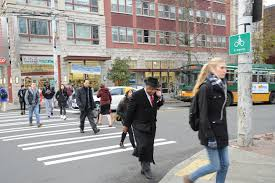
#> input picture home/pi/Delhi Metro Analytics/Transmitter/download.jpeg, 275 x 183 px, found by its file name
$ python color_detection.py   (Python 2 division)
#> lines starting #> are read from the running program, lines starting #| are printed output that depends on the picture; after the words box and inside, x2 and y2 are one past the last pixel; in counts of white or black regions, pixels touching at a corner belong together
import numpy as np
import cv2

image_input = cv2.imread("download.jpeg")
#> image_input is the input picture: shape (183, 275, 3); mean B, G, R 144, 147.3, 150.3
image_height, image_width, image_depth = image_input.shape
#> image_height = 183; image_width = 275; image_depth = 3
content_total = image_height*image_width
#> content_total = 50325

print"TOTAL PIXELS:"
print content_total
#| 50325

cv2.imshow("Input Image", image_input)

print " RGB PIXELS RESPECTIELY:"

#RED MASKING

mask_red = cv2.inRange(image_input, np.array([0,0,10]), np.array([80,80,255]))
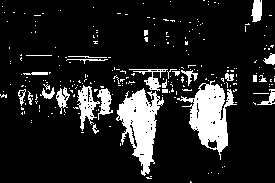
#> mask_red: shape (183, 275); 13.7% white; 239 white regions (214 under 20 px), largest, box (x1, y1, x2, y2) and area: (116, 88, 164, 176) 2026, (177, 80, 237, 160) 2006, (73, 85, 100, 131) 457
content_red = cv2.countNonZero(mask_red)
#> content_red = 6875

print(content_red)
#| 6875

#cv2.imshow("red masked image", mask_red)
#cv2.waitKey(0)


#GREEN MASKING

mask_green = cv2.inRange(image_input, np.array([0,10,0]), np.array([80,255,80]))
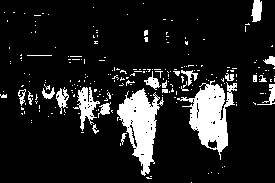
#> mask_green: shape (183, 275); 12.7% white; 225 white regions (201 under 20 px), largest, box (x1, y1, x2, y2) and area: (177, 80, 237, 160) 2043, (117, 88, 164, 176) 1940, (73, 87, 100, 131) 455
content_green = cv2.countNonZero(mask_green)
#> content_green = 6398

print(content_green)
#| 6398

#cv2.imshow("green masked image", mask_green)
#cv2.waitKey(0)


#BLUE MASKING

mask_blue = cv2.inRange(image_input, np.array([10,0,0]), np.array([255,80,80]))
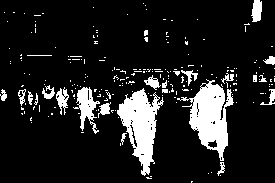
#> mask_blue: shape (183, 275); 12.9% white; 216 white regions (191 under 20 px), largest, box (x1, y1, x2, y2) and area: (177, 79, 234, 161) 2058, (117, 88, 164, 176) 1950, (73, 87, 100, 134) 525
content_blue = cv2.countNonZero(mask_blue)
#> content_blue = 6514

print(content_blue)
#| 6514

#cv2.imshow("Blue masked image", mask_blue)
#cv2.waitKey(0)


#CALCULATIONS
red_percent = (content_red * 100)/content_total
#> red_percent = 13

green_percent = (content_green * 100)/content_total
#> green_percent = 12

blue_percent = (content_blue * 100)/content_total
#> blue_percent = 12


if red_percent > green_percent and red_percent > blue_percent:
    print("The object is red")

if green_percent > red_percent and green_percent > blue_percent:
    print("The object is green")

if blue_percent > green_percent and red_percent < blue_percent:
    print("The object is blue")

$ run again, with home/pi/Delhi Metro Analytics/Transmitter/keshavL.jpg copied over home/pi/Delhi Metro Analytics/Transmitter/download.jpeg
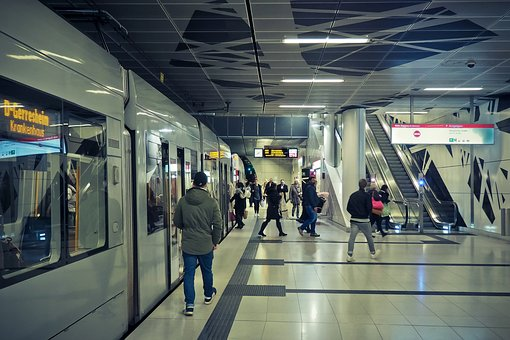
#> input picture home/pi/Delhi Metro Analytics/Transmitter/keshavL.jpg, 510 x 340 px, found by its file name
#> image_input is the input picture: shape (340, 510, 3); mean B, G, R 98.6, 102.7, 93.1
#| 173400
#> `mask_red = cv2.inRange(image_input, np.array([0,0,10]), np.array([80,8..`:
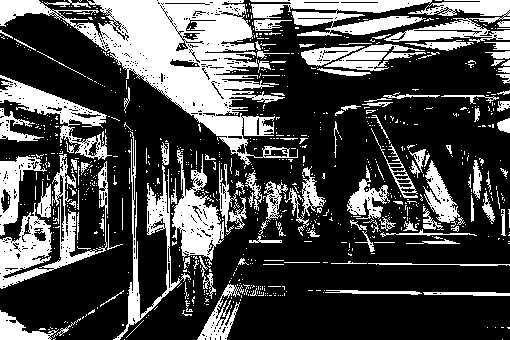
#> mask_red: shape (340, 510); 29.4% white; 861 white regions (734 under 20 px), largest, box (x1, y1, x2, y2) and area: (0, 0, 298, 165) 15342, (0, 154, 108, 289) 3799, (250, 0, 432, 36) 3358
#> content_red = 50967
#| 50967
#> mask_green: shape (340, 510); 32.6% white; 706 white regions (610 under 20 px), largest, box (x1, y1, x2, y2) and area: (0, 0, 298, 211) 17257, (0, 75, 123, 289) 7983, (113, 131, 234, 340) 6733
#> content_green = 56605
#| 56605
#> `mask_blue = cv2.inRange(image_input, np.array([10,0,0]), np.array([255..`:
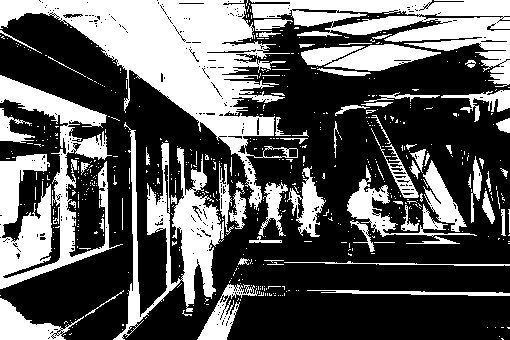
#> mask_blue: shape (340, 510); 35.8% white; 598 white regions (526 under 20 px), largest, box (x1, y1, x2, y2) and area: (0, 0, 298, 210) 18507, (0, 75, 123, 289) 9778, (250, 0, 510, 87) 8656
#> content_blue = 61994
#| 61994
#> red_percent = 29
#> green_percent = 32
#> blue_percent = 35

$ run again, with home/pi/Delhi Metro Analytics/Transmitter/nspL.jpg copied over home/pi/Delhi Metro Analytics/Transmitter/download.jpeg
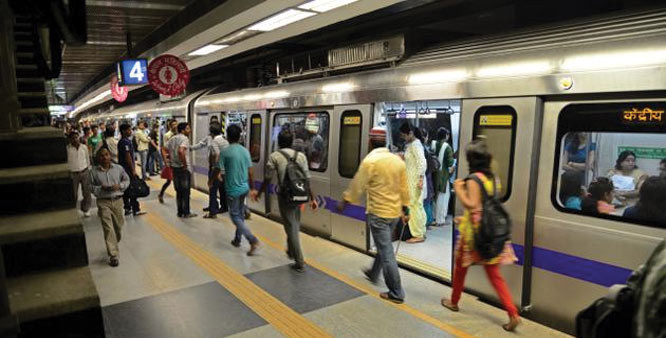
#> input picture home/pi/Delhi Metro Analytics/Transmitter/nspL.jpg, 666 x 338 px, found by its file name
#> image_input is the input picture: shape (338, 666, 3); mean B, G, R 79.2, 93.4, 100.2
#| 225108
#> `mask_red = cv2.inRange(image_input, np.array([0,0,10]), np.array([80,8..`:
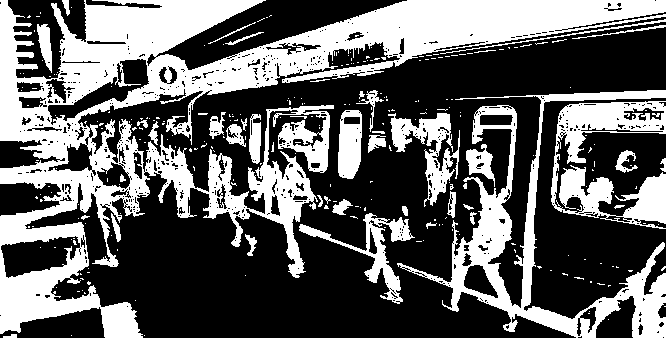
#> mask_red: shape (338, 666); 38.3% white; 276 white regions (234 under 20 px), largest, box (x1, y1, x2, y2) and area: (0, 0, 666, 338) 56338, (397, 90, 666, 338) 11960, (551, 101, 666, 229) 6683
#> content_red = 86180
#| 86180
#> mask_green: shape (338, 666); 35.1% white; 312 white regions (260 under 20 px), largest, box (x1, y1, x2, y2) and area: (0, 0, 262, 338) 27604, (177, 0, 666, 133) 17233, (551, 101, 666, 229) 6418
#> content_green = 78956
#| 78956
#> `mask_blue = cv2.inRange(image_input, np.array([10,0,0]), np.array([255..`:
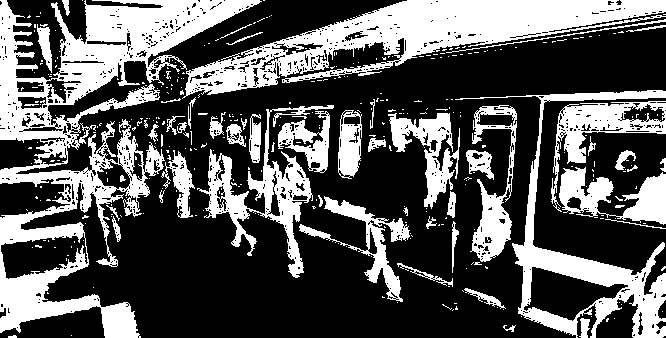
#> mask_blue: shape (338, 666); 34.6% white; 367 white regions (314 under 20 px), largest, box (x1, y1, x2, y2) and area: (0, 0, 262, 338) 25830, (182, 0, 666, 99) 16344, (455, 90, 666, 338) 7984
#> content_blue = 77844
#| 77844
#> red_percent = 38
#> green_percent = 35
#> blue_percent = 34

$ run again, with home/pi/Delhi Metro Analytics/Transmitter/nspR.jpg copied over home/pi/Delhi Metro Analytics/Transmitter/download.jpeg
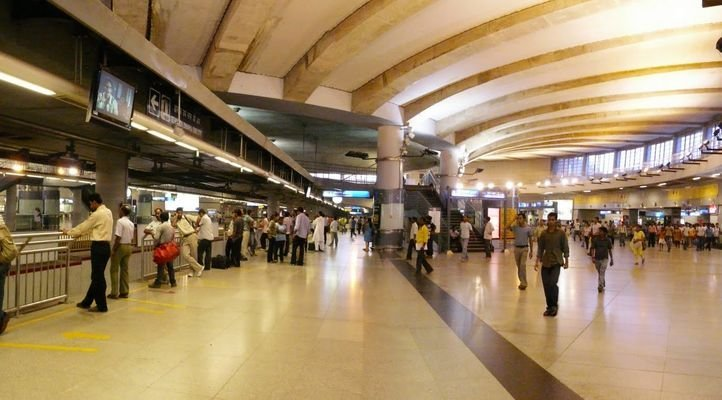
#> input picture home/pi/Delhi Metro Analytics/Transmitter/nspR.jpg, 722 x 400 px, found by its file name
#> image_input is the input picture: shape (400, 722, 3); mean B, G, R 98.7, 131.4, 154.5
#| 288800
#> `mask_red = cv2.inRange(image_input, np.array([0,0,10]), np.array([80,8..`:
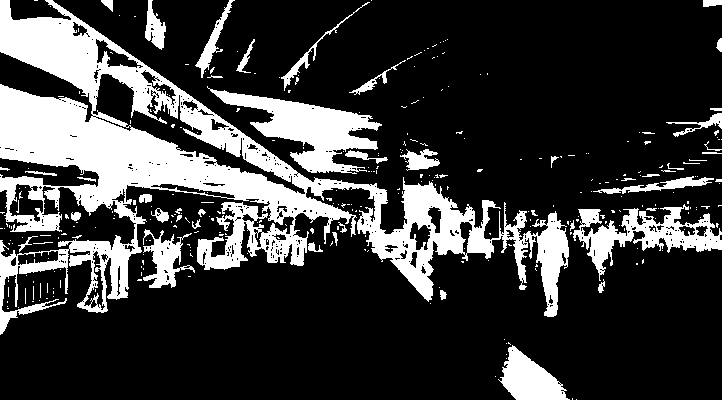
#> mask_red: shape (400, 722); 22.9% white; 313 white regions (266 under 20 px), largest, box (x1, y1, x2, y2) and area: (0, 0, 569, 335) 47064, (207, 86, 382, 174) 5603, (573, 204, 722, 281) 3834
#> content_red = 66183
#| 66183
#> mask_green: shape (400, 722); 16.6% white; 417 white regions (357 under 20 px), largest, box (x1, y1, x2, y2) and area: (0, 0, 465, 296) 30398, (211, 90, 377, 173) 4082, (70, 235, 130, 312) 1661
#> content_green = 48028
#| 48028
#> `mask_blue = cv2.inRange(image_input, np.array([10,0,0]), np.array([255..`:
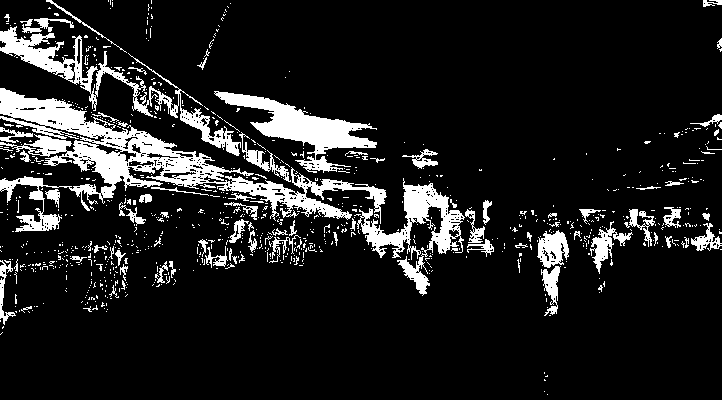
#> mask_blue: shape (400, 722); 12.2% white; 871 white regions (791 under 20 px), largest, box (x1, y1, x2, y2) and area: (0, 88, 387, 232) 12352, (0, 26, 241, 156) 4098, (214, 91, 377, 173) 4041
#> content_blue = 35268
#| 35268
#> red_percent = 22
#> green_percent = 16
#> blue_percent = 12
